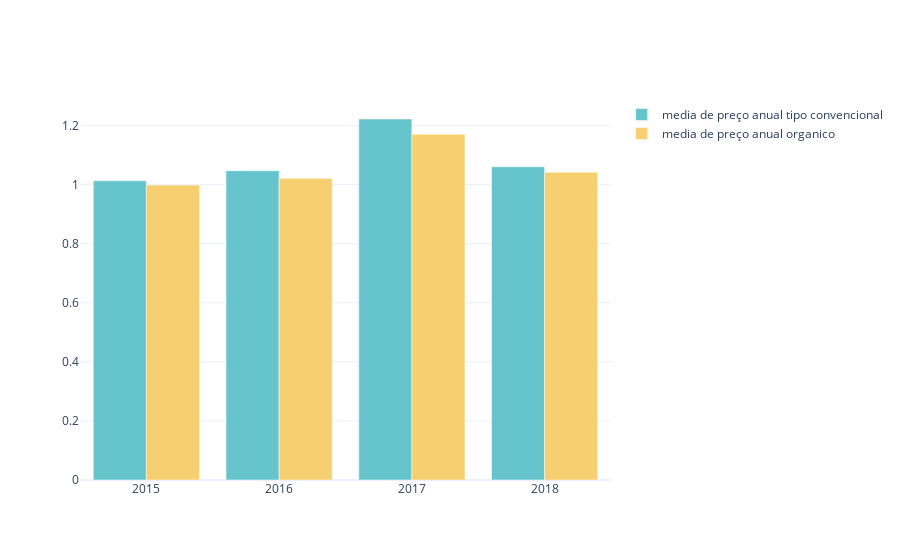

The notebook cell saved with this chart:
### Code cell
mask_estados = (df.type == 'conventional') & df.region.isin(lista_estados)
mask_regiao = (df.type == 'conventional') & df.region.isin(lista_regioes)
mask_total = (df.type == 'conventional') & (df.region == 'TotalUS')


average_price_total   = df.loc[mask_total,['date','average_price']].groupby('date')['average_price'].mean()  
average_price_estados = df.loc[mask_regiao, ['date','average_price']].groupby('date')['average_price'].mean()
average_price_regioes = df.loc[mask_estados,['date','average_price']].groupby('date')['average_price'].mean()

average_price_regioes = average_price_regioes.groupby(average_price_regioes.index.year).mean()
average_price_estados = average_price_estados.groupby(average_price_estados.index.year).mean()
average_price_total = average_price_total.groupby(average_price_total.index.year).mean()

_df = df.sample(frac=0.3)

mask_estados = (_df.type == 'conventional') & df.region.isin(lista_estados)
mask_regiao  = (_df.type == 'conventional') & df.region.isin(lista_regioes)
mask_total   = (_df.type == 'conventional') & (df.region == 'TotalUS')


_average_price_total    = _df.loc[mask_total,['date','average_price']].groupby('date')['average_price'].mean()  
_average_price_estados  = _df.loc[mask_regiao, ['date','average_price']].groupby('date')['average_price'].mean()
_average_price_regioes  = _df.loc[mask_estados,['date','average_price']].groupby('date')['average_price'].mean()

_average_price_regioes  = _average_price_regioes.groupby(_average_price_regioes.index.year).mean()
_average_price_estados  = _average_price_estados.groupby(_average_price_estados.index.year).mean()
_average_price_total    = _average_price_total.groupby(_average_price_total.index.year).mean()


fig = make_subplots(rows=1,cols=1)

fig.add_trace(
    go.Bar(
        x=average_price_total.index,
        y=average_price_total,
        name="media de preço anual tipo convencional",
        marker=dict(color=CORES_PASTEL[0])
    ),row=1,col=1
)

#fig.add_trace(
#    go.Bar(
#        x=average_price_regioes.index,
#        y=average_price_regioes
#    ),row=2,col=1
#)
#
#fig.add_trace(
#    go.Bar(
#        x=average_price_estados.index,
#        y=average_price_estados
#    ),row=3,col=1
#)

# Sample



fig.add_trace(
    go.Bar(
        x=_average_price_total.index,
        y=_average_price_total,
        name="media de preço anual organico",
        marker=dict(color=CORES_PASTEL[1])
    ),row=1,col=1
)

#fig.add_trace(
#    go.Bar(
#        x=_average_price_regioes.index,
#        y=_average_price_regioes
#    ),row=2,col=1
#)
#
#fig.add_trace(
#    go.Bar(
#        x=_average_price_estados.index,
#        y=_average_price_estados
#    ),row=3,col=1
#)

### Figure 1 — Plotly figure (JSON) as saved in the notebook; plotly's stock layout.template omitted (floating-point values rounded to 4 significant figures)
{"data": [{"marker": {"color": "rgb(102, 197, 204)"}, "name": "media de preço anual tipo convencional", "type": "bar", "x": [2015, 2016, 2017, 2018], "xaxis": "x", "y": [1.012, 1.047, 1.222, 1.06], "yaxis": "y"}, {"marker": {"color": "rgb(246, 207, 113)"}, "name": "media de preço anual organico", "type": "bar", "x": [2015, 2016, 2017, 2018], "xaxis": "x", "y": [0.9982, 1.021, 1.17, 1.042], "yaxis": "y"}], "layout": {"xaxis": {"anchor": "y", "domain": [0, 1]}, "yaxis": {"anchor": "x", "domain": [0, 1]}}}
